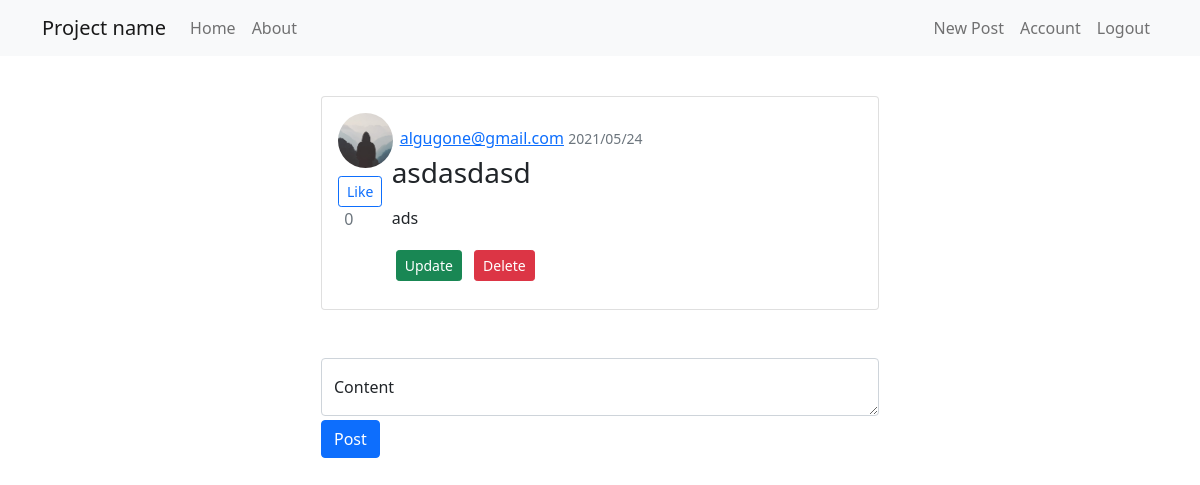
The app's page /post/1 (signed in) with its own data.
### flask_app/models.py (models this page shows, shortened)
class User(db.Model, UserMixin):
    id = db.Column(db.Integer, primary_key=True)
    username = db.Column(db.String(20), unique=True, nullable=False)
    email = db.Column(db.String(120), unique=True, nullable=False)
    profile_image = db.Column(db.String(20), nullable=False, default='default.jpg')
    password = db.Column(db.String(60), nullable=False)
    bio = db.Column(db.Text, nullable=True)
    posts = db.relationship('Posts', backref='author', lazy=True)
    comments = db.relationship('Comments', backref='author', lazy=True)
    liked = db.relationship('Likes', foreign_keys='Likes.user_id', backref='user', lazy='dynamic')
    followed = db.relationship('User', secondary=followers, primaryjoin=(followers.c.follower_id == id), secondaryjoin=(followers.c.followed_id == id),
                               backref=db.backref('followers', lazy='dynamic'), lazy='dynamic')
    def is_liked(self, post):
        return Likes.query.filter(Likes.user_id == self.id, Likes.post_id == post.id).count() > 0

class Posts(db.Model):
    id = db.Column(db.Integer, primary_key=True)
    title = db.Column(db.String(100), nullable=False)
    date_posted = db.Column(db.DateTime, nullable=False, default=datetime.utcnow)
    content = db.Column(db.Text, nullable=False)
    post_image = db.Column(db.String(20), nullable=True)
    comments = db.relationship('Comments', backref='post', lazy=True)
    user_id = db.Column(db.Integer, db.ForeignKey('user.id'), nullable=False)
    likes = db.relationship('Likes', backref='post', lazy=True)

### flask_app/routes.py (the view)
@app.route("/post/<int:post_id>", methods=['POST', 'GET'])
@login_required
def post(post_id):
    post = Posts.query.get_or_404(post_id)
    likes = len(post.likes)
    print(likes)
    form = CommentsForm()
    if form.validate_on_submit():
        comment = Comments(content=form.content.data, user_id=current_user.id, post_id=post.id)
        db.session.add(comment)
        db.session.commit()
        flash('Comment successfully created!', 'success')
        return redirect(url_for('post', post_id=post.id))
    return render_template('post.html', title=post.title, post=post, user=current_user, form=form, likes=likes)

### flask_app/forms.py
class CommentsForm(FlaskForm):
    content = TextAreaField('Content', validators=[DataRequired(), Length(max=200)])
    submit = SubmitField('Post')

### flask_app/models.py (called while the page is built)
@login_manager.user_loader
def load_user(user_id):
    return User.query.get(int(user_id))

### flask_app/templates/post.html (shortened to what this page needs)
{% extends "layout.html" %}
{% block body%}
    <div class="d-flex justify-content-center">
        <div class="card mt-3 w-50">
            <div class="card-body">
                <div class="row">
                    <div class="col-1 ml-lg-1">
                        <img class="rounded-circle mb-2" style="height: 55px; width: 55px;" src="{{ url_for('static', filename='profile_pics/' + post.author.profile_image) }}" alt="pfp">
                        {% if not user.is_liked(post) %}
                            <form action="{{ url_for('like', post_id=post.id) }}" method="POST">
                                {{ form.submit(value='Like', class='btn btn-outline-primary btn-sm ') }}
                                <span class="text-muted d-flex justify-content-center">{{ likes }}</span>
                            </form>
                        {% else %}
                            <form action="{{ url_for('unlike', post_id=post.id) }}" method="POST">
                                {{ form.hidden_tag() }}
                                {{ form.submit(value='Unlike', class='btn btn-outline-danger btn-sm ') }}
                                <span class="text-muted d-flex justify-content-center">{{ likes }}</span>
                            </form>
                        {% endif %}
                    </div>
                    <div class="col-9 m-2">
                        <h6 class="card-subtitle m-2 text-muted">
                            <a class="mr-3" href="{{ url_for('user', user_id=post.author.id) }}">{{ post.author.username }}</a>
                            <small class="text-muted">{{ post.date_posted.strftime('%Y/%m/%d') }}</small>
                        </h6>
                        <h3 class="card-title">{{ post.title }}</h3>
                        <p class="card-text"><p class="card-text">{{ post.content }}</p></p>
                        {% if post.author == user %}
                            <div>
                                <a href="{{ url_for('update_post', post_id=post.id) }}" class="btn btn-success btn-sm m-1">Update</a>
                                <button type="button" class="btn btn-danger btn-sm m-1" data-toggle="modal" data-target="#deleteModal">Delete</button>
                            </div>
                        {% endif %}
                    </div>
                </div>
            </div>
        </div>
    </div>
    <div class="d-flex justify-content-center">
        <form id='form1' method="POST" class="mt-5 w-50" action="" enctype="multipart/form-data">
            <div class="form-floating mb-1">
                {% if form.content.errors %}
                {{ form.content(class="form-control is-invalid", id="floatingInput", placeholder="John Doe") }}
                <div class="invalid-feedback">
                    {% for error in form.content.errors %}
                        <span>{{ error }}</span>
                    {% endfor %}
                </div>
                {% else %}
                {{ form.content(class="form-control", id="floatingInput", placeholder="John Doe") }}
                {% endif %}
                {{ form.content.label(for="floatingInput") }}
            </div>
            <div class="mt-1 mb-3">
                {{ form.submit(class="btn btn-primary") }}
            </div>
        </form>
    </div>
{% endblock %}

### records on screen
User: profile_image (placeholder picture), author.username "algugone@gmail.com"
Posts: date_posted "2021/05/24", title "asdasdasd", content "ads"

### other values on screen
{{ likes }} "0"
